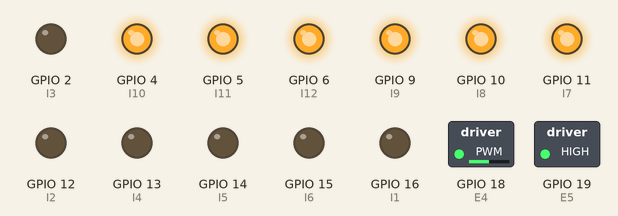
Simulated run of this sketch. Board: ESP32. Parts: switched loads named in the sketch (green lamp = pin HIGH), output pins drawn as LEDs (lit = HIGH).

Above: at 0.1 s.
Timing chart, 0 to 1.6 s (numbered marks = the images above):
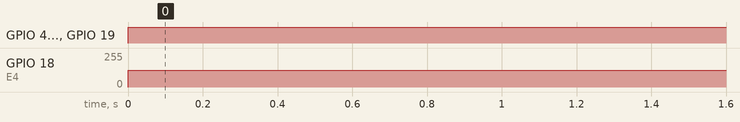

Measured:
- by itself, GPIO 4 (I10), GPIO 5 (I11), GPIO 6 (I12), GPIO 9 (I9), GPIO 10 (I8), GPIO 11 (I7), GPIO 19 (E5): LOW → HIGH at 0.00 s
- by itself, GPIO 18 (E4): 0/255 → 127/255 at 0.00 s

The sketch:

Motor_PWM.ino
```cpp
#define E1 27  // Enable Pin for motor 1
#define E2 22  // Enable Pin for motor 2
#define E3 21
#define E4 18
#define E5 19
#define E6 20  //PWMs

#define I1 16
#define I2 12
#define I3 2  // Direction pin for motor 3
#define I4 13  // // Direction pin for motor 4
#define I5 14  // Direction pin for motor 5
#define I6 15  // Direction pin for motor 6
#define I7 11
#define I8 10
#define I9 9 //
#define I10 4
#define I11 5
#define I12 6 //


const int freq = 5000;
const int ledChannel = 0;
const int resolution = 8;

void setup() {
    ledcSetup(0, freq, resolution);
    ledcSetup(1, freq, resolution);
    ledcSetup(2, freq, resolution);
    ledcSetup(3, freq, resolution);
    ledcSetup(4, freq, resolution);
    ledcSetup(5, freq, resolution);

    ledcAttachPin(E1, 0);
    ledcAttachPin(E2, 1);
    ledcAttachPin(E3, 2);
    ledcAttachPin(E4, 3);
    ledcAttachPin(E5, 4);
    ledcAttachPin(E6, 5);


    pinMode(I1, OUTPUT);
    pinMode(I2, OUTPUT);
    pinMode(I3, OUTPUT);
    pinMode(I4, OUTPUT);
    pinMode(I5, OUTPUT);
    pinMode(I6, OUTPUT);
    pinMode(I7, OUTPUT);
    pinMode(I8, OUTPUT);
    pinMode(I9, OUTPUT);
    pinMode(I10, OUTPUT);
    pinMode(I11, OUTPUT);
    pinMode(I12, OUTPUT);


}

void loop() {


  ledcWrite(0, 255);
  ledcWrite(1, 127.5);
  ledcWrite(2, 255);
  ledcWrite(3, 127.5);
  ledcWrite(4, 255);
  ledcWrite(5, 127.5);


    digitalWrite(I1, LOW);
    digitalWrite(I2, LOW);
    digitalWrite(I3, LOW);
    digitalWrite(I4, LOW);
    digitalWrite(I5, LOW);
    digitalWrite(I6, LOW);
    digitalWrite(I7, HIGH);
    digitalWrite(I8, HIGH);
    digitalWrite(I9, HIGH);
    digitalWrite(I10, HIGH);
    digitalWrite(I11, HIGH);
    digitalWrite(I12, HIGH);


}
```
